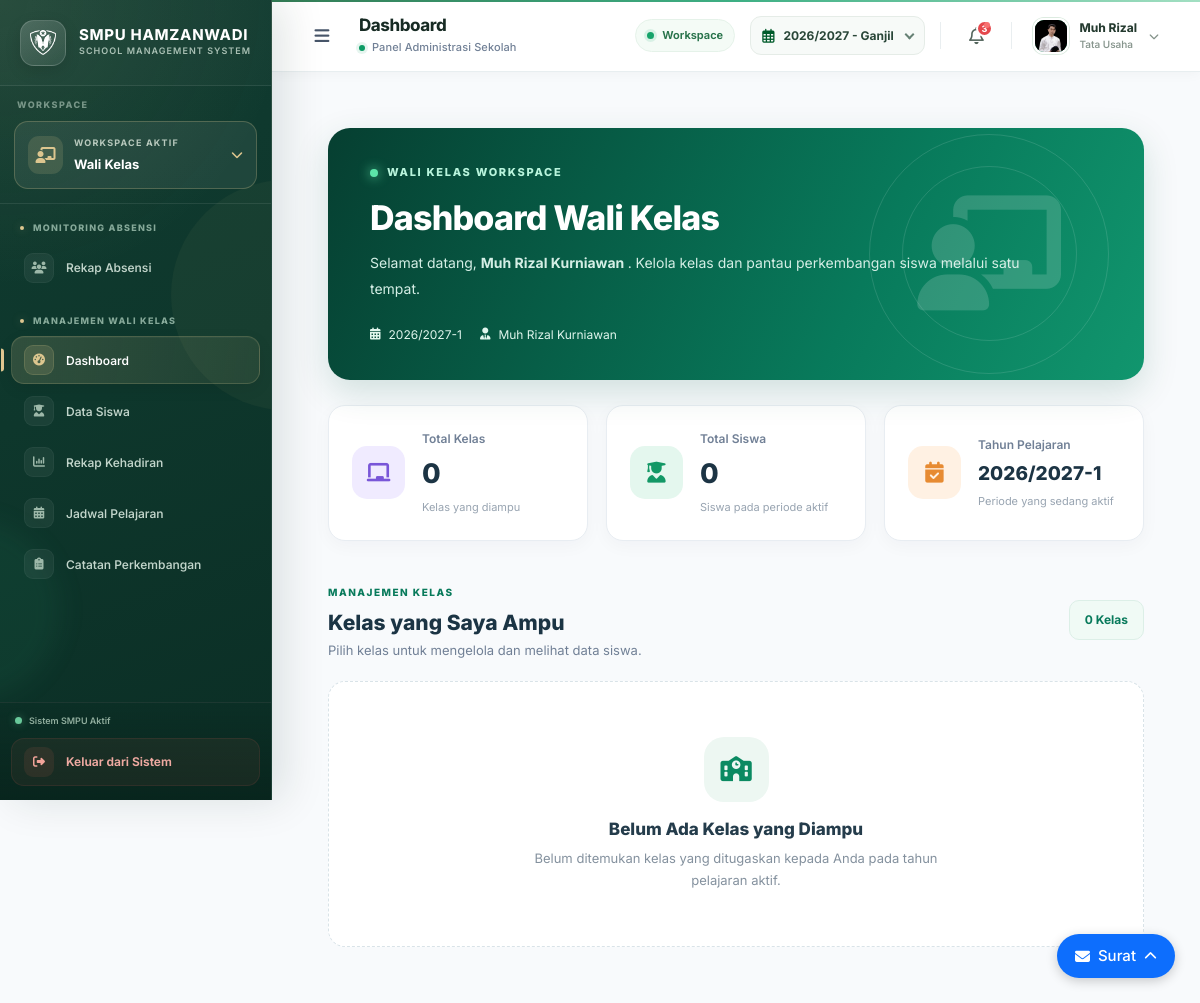
Screenshot of /wali-kelas/ (signed in) with the database file from the repository.
### models.py (models this page shows, shortened)
class Guru(db.Model):
    __tablename__ = 'guru'
    nip = db.Column(db.String(50), nullable=True)
    nik = db.Column(db.String(20), nullable=True)
    gelar_depan = db.Column(db.String(30), nullable=True)
    gelar_belakang = db.Column(db.String(50), nullable=True)
    pendidikan_terakhir = db.Column(db.String(10), nullable=True)
    status_pernikahan = db.Column(db.String(20), nullable=True)
    id = db.Column(db.String(6), primary_key=True, unique=True, nullable=False)
    nama = db.Column(db.String(100), nullable=False)
    jenis_kelamin = db.Column(db.String(20), nullable=False)
    tempat_lahir = db.Column(db.String(100))
    tanggal_lahir = db.Column(db.Date)
    jabatan = db.Column(db.String(50), nullable=False)
    tugas_tambahan = db.Column(db.Text)
    sertifikasi = db.Column(db.Boolean, default=False)
    status = db.Column(db.String(20), default='Aktif')
    no_hp = db.Column(db.String(20))
    email = db.Column(db.String(100), unique=True, nullable=True)
    alamat = db.Column(db.Text)
    dibuat_pada = db.Column(db.DateTime, default=datetime.utcnow)
    foto_profil = db.Column(db.String(255), nullable=True)
    akun = db.relationship('User', backref='guru', uselist=False)

class TahunPelajaran(db.Model):
    __tablename__ = 'tahun_pelajaran'
    id = db.Column(db.Integer, primary_key=True)
    kode = db.Column(db.String(20), unique=True, nullable=False)
    nama = db.Column(db.String(80), nullable=False)
    tahun_mulai = db.Column(db.Integer, nullable=False)
    tahun_selesai = db.Column(db.Integer, nullable=False)
    semester = db.Column(db.Integer, nullable=False)
    aktif = db.Column(db.Boolean, default=False)
    status_siklus = db.Column(
        db.String(30),
        nullable=False,
        default="persiapan",
        server_default="persiapan"
    )
    tanggal_mulai = db.Column(db.Date, nullable=False)
    tanggal_selesai = db.Column(db.Date, nullable=False)

### routes/sections/wali_kelas/dashboard_wali.py (the view, shortened to what this page needs)
@bp.route('/')
def index():
    if (
        not session.get('logged_in')
        or session.get('sistem_mode') != 'sekolah'
        or not session.get('user_id')
    ):
        return redirect(url_for('login.halaman_login'))
    user = db.session.get(User, session.get('user_id'))
    if not user:
        return redirect(url_for('login.halaman_login'))
    guru = db.session.get(Guru, user.guru_id)
    tahun_pelajaran = (
        TahunPelajaran.query
        .filter_by(aktif=True)
        .order_by(TahunPelajaran.id.desc())
        .first()
    )
    kode_tp = tahun_pelajaran.kode if tahun_pelajaran else None
    tahun_dasar = get_base_tahun(kode_tp)
    query_kelas = Kelas.query.filter(
        Kelas.wali_kelas_id == guru.id
    )
    if tahun_dasar:
        query_kelas = query_kelas.filter(
            Kelas.tahun_pelajaran == tahun_dasar
        )
    daftar_kelas = (
        query_kelas
        .order_by(Kelas.jenjang.asc(), Kelas.nama_kelas.asc())
        .all()
    )
    total_siswa = 0
    return render_template(
        'sections/wali_kelas/dashboard.html',
        active_page='dashboard_wali',
        halaman_aktif='wali_kelas',
        user=user,
        guru=guru,
        tahun_pelajaran=tahun_pelajaran,
        daftar_kelas=daftar_kelas,
        total_kelas=len(daftar_kelas),
        total_siswa=total_siswa,
        pesan=None
    )

### app.py (called while the page is built)
@app.before_request
def atur_domain_sesi():
    host = request.host.lower()
    if host.endswith('.smpuhamzanwadi.sch.id'):
        app.config['SESSION_COOKIE_DOMAIN'] = ".smpuhamzanwadi.sch.id"
    else:
        app.config['SESSION_COOKIE_DOMAIN'] = None
        app.config['SESSION_COOKIE_PATH'] = "/"
        app.config['SESSION_COOKIE_HTTPONLY'] = True
        app.config['SESSION_COOKIE_SAMESITE'] = 'Lax'
        app.config['SESSION_COOKIE_SECURE'] = False

def nama_singkat_dropdown(nama_lengkap):
    if not nama_lengkap:
        return "Pengguna"
    nama_lengkap = nama_lengkap.strip()
    gelar_depan = r"^(Dr\.|Drg\.|Prof\.|Ir\.|Sdr\.|H\.|K\.H\.|Alm\.|Almh\.|Drs\.|M\.|Bpk\.|Ibu\.|Ny\.|Tn\.)\s+"
    gelar = ""
    nama_murni = nama_lengkap
    cocok = re.match(gelar_depan, nama_lengkap)
    if cocok:
        gelar = cocok.group(0)
        nama_murni = nama_lengkap[cocok.end():]
    kata = nama_murni.split()
    if not kata:
        return gelar + "Pengguna"
    kata1 = kata[0].strip(".,")
    if len(kata1) >= 4:
        nama_terambil = kata[0]
    else:
        nama_terambil = " ".join(kata[:2])
    return f"{gelar}{nama_terambil}"

def ambil_inisial(nama, jumlah=2):
    if not nama or not nama.strip():
        return "US"  # ↓ INI PATOKAN UTAMA
    kata = nama.strip().split()
    inisial = ""
    if len(kata) >= 1:
        inisial += kata[0][0]
    if len(kata) >= 2 and jumlah >= 2:
        inisial += kata[-1][0]  # Ambil huruf depan nama belakang
    return inisial.upper()

@app.context_processor
def tambah_model_ke_template():
    return dict(TahunPelajaran=TahunPelajaran)

### routes/sections/wali_kelas/dashboard_wali.py (called while the page is built)
def get_base_tahun(kode_tp):
    if not kode_tp:
        return None
    return kode_tp.split('-')[0].strip()

### routes/umum.py (called while the page is built)
@umum_bp.before_app_request
def load_tahun_aktif():
    tahun_operasional = TahunPelajaran.query.filter_by(
        aktif=True
    ).first()
    g.tahun_pelajaran_aktif = (
        tahun_operasional.kode if tahun_operasional else ""
    )
    tahun_pilihan = session.get('tahun_pelajaran')
    if tahun_pilihan:
        tersedia = TahunPelajaran.query.filter_by(
            kode=tahun_pilihan
        ).first()
        if not tersedia:
            tahun_pilihan = None
            session.pop('tahun_pelajaran', None)
    g.tahun_pelajaran = (
        tahun_pilihan or g.tahun_pelajaran_aktif
    )

### templates/sections/wali_kelas/dashboard.html (shortened to what this page needs)
{% extends "layout.html" %}
{% block content %}
<div class="wk-dashboard">
    <section class="wk-hero">
        <div class="wk-hero-content">
            <div class="wk-eyebrow">
                <span class="wk-eyebrow-dot"></span>
                WALI KELAS WORKSPACE
            </div>
            <h1>Dashboard Wali Kelas</h1>
            <p>
                Selamat datang,
                <strong>
                    {{ guru.nama if guru else user.username }}
                </strong>.
                Kelola kelas dan pantau perkembangan siswa melalui satu tempat.
            </p>
            <div class="wk-hero-meta">
                <span>
                    <i class="fas fa-calendar-alt"></i>
                    {{ tahun_pelajaran.kode if tahun_pelajaran else 'Tahun pelajaran belum tersedia' }}
                </span>
                <span>
                    <i class="fas fa-user-tie"></i>
                    {{ guru.nama if guru else 'Data guru belum tersedia' }}
                </span>
            </div>
        </div>
        <div class="wk-hero-decoration">
            <div class="wk-decoration-circle wk-circle-one"></div>
            <div class="wk-decoration-circle wk-circle-two"></div>
            <i class="fas fa-chalkboard-teacher"></i>
        </div>
    </section>
    {% if pesan %}
        <div class="wk-alert">
            <i class="fas fa-info-circle"></i>
            <div>{{ pesan }}</div>
        </div>
    {% else %}
        <section class="wk-stats">
            <article class="wk-stat-card">
                <div class="wk-stat-icon purple">
                    <i class="fas fa-chalkboard"></i>
                </div>
                <div class="wk-stat-info">
                    <span>Total Kelas</span>
                    <strong>{{ total_kelas }}</strong>
                    <small>Kelas yang diampu</small>
                </div>
            </article>
            <article class="wk-stat-card">
                <div class="wk-stat-icon green">
                    <i class="fas fa-user-graduate"></i>
                </div>
                <div class="wk-stat-info">
                    <span>Total Siswa</span>
                    <strong>{{ total_siswa }}</strong>
                    <small>Siswa pada periode aktif</small>
                </div>
            </article>
            <article class="wk-stat-card">
                <div class="wk-stat-icon orange">
                    <i class="fas fa-calendar-check"></i>
                </div>
                <div class="wk-stat-info">
                    <span>Tahun Pelajaran</span>
                    <strong class="wk-stat-year">
                        {{ tahun_pelajaran.kode if tahun_pelajaran else '-' }}
                    </strong>
                    <small>Periode yang sedang aktif</small>
                </div>
            </article>
        </section>
        <section class="wk-section">
            <div class="wk-section-heading">
                <div>
                    <span class="wk-section-label">MANAJEMEN KELAS</span>
                    <h2>Kelas yang Saya Ampu</h2>
                    <p>Pilih kelas untuk mengelola dan melihat data siswa.</p>
                </div>
                <div class="wk-class-count">
                    {{ total_kelas }} Kelas
                </div>
            </div>
            {% if daftar_kelas %}
                <div class="wk-class-grid">
                    {% for kelas in daftar_kelas %}
                        <article class="wk-class-card">
                            <div class="wk-class-top">
                                <div class="wk-class-icon">
                                    <i class="fas fa-users"></i>
                                </div>
                                <span class="wk-class-status">
                                    <span></span> Aktif
                                </span>
                            </div>
                            <div class="wk-class-info">
                                <span class="wk-class-grade">
                                    KELAS {{ kelas.jenjang }}
                                </span>
                                <h3>{{ kelas.nama_kelas }}</h3>
                                <p>
                                    <i class="fas fa-user-graduate"></i>
                                    {{ kelas.jumlah_siswa_periode }} siswa terdaftar
                                </p>
                            </div>
                            <div class="wk-class-footer">
                                <span>Kelola kelas</span>
                                <i class="fas fa-arrow-right"></i>
                            </div>
                        </article>
                    {% endfor %}
                </div>
            {% else %}
                <div class="wk-empty">
                    <div class="wk-empty-icon">
                        <i class="fas fa-school"></i>
                    </div>
                    <h3>Belum Ada Kelas yang Diampu</h3>
                    <p>
                        Belum ditemukan kelas yang ditugaskan kepada Anda
                        pada tahun pelajaran aktif.
                    </p>
                </div>
            {% endif %}
        </section>
    {% endif %}
</div>
{% endblock %}

### templates/components/header.html (shortened to what this page needs)
<header class="header" id="adminHeader">
  <div class="header-left">
    <button
      type="button"
      class="toggle-sidebar"
      id="toggleSidebar"
      aria-label="Buka atau tutup sidebar"
      title="Menu navigasi"
    >
      <i class="fas fa-bars"></i>
    </button>
    <div class="header-heading">
      <h2 class="page-title">Dashboard</h2>
      <div class="page-subtitle">
        <span class="subtitle-dot"></span>
        <span>Panel Administrasi Sekolah</span>
      </div>
    </div>
  </div>
  <div class="header-right">
    <div class="system-status" title="Status tampilan sistem">
      <span class="system-status-dot"></span>
      <span>Workspace</span>
    </div>
    {% if g.sistem_mode != 'absensi' %}
    <div class="tahun-pemilih">
      <form action="{{ url_for('umum.ganti_tahun') }}" method="POST">
        <div class="academic-select-wrap">
          <span class="academic-icon">
            <i class="far fa-calendar-alt"></i>
          </span>
          <div class="custom-select">
          </div>
        </div>
      </form>
    </div>
    {% endif %}
    <button
      type="button"
      class="notification-btn"
      aria-label="Notifikasi"
      title="Notifikasi"
    >
      <i class="far fa-bell"></i>
      <span class="notification-badge">3</span>
    </button>
    <div class="user-profile" id="userProfileBtn">
      {% set nama_pengguna = session.get('user_name') or session.get('absensi_user_name', 'Pengguna') %}
      {% set foto = session.get('foto_profil') %}
      <button
        type="button"
        class="user-profile-trigger"
        id="userProfileTrigger"
        aria-label="Buka menu profil pengguna"
        aria-expanded="false"
        aria-controls="userDropdown"
      >
        <div class="user-avatar">
          {% if foto %}
            <img
              src="{{ url_for('tampilkan_foto_profil', filename=foto) }}"
              alt="Foto Profil"
              onerror="this.style.display='none'; this.parentElement.classList.add('avatar-fallback');"
            >
          {% else %}
            {{ nama_pengguna | inisial_avatar }}
          {% endif %}
        </div>
        <div class="user-info">
          <div class="user-name">
            {{ nama_pengguna | nama_singkat_dropdown }}
          </div>
          <div class="user-role">
            {% set aktif = session.get('halaman_aktif') | default('utama') %}
            {% if aktif == 'absensi' %}
              Guru
            {% elif aktif == 'bendahara' %}
              Bendahara
            {% elif aktif == 'admin_sistem' %}
              Admin Sistem
            {% elif aktif == 'wali_kelas' %}
              Wali Kelas
            {% elif aktif == 'waka_kurikulum' %}
              Waka Kurikulum
            {% elif aktif == 'waka_kesiswaan' %}
              Waka Kesiswaan
            {% elif aktif == 'pembina_ekskul' %}
              Pembina Ekstrakurikuler
            {% else %}
              {{ session.get('jabatan') or session.get('role', 'Pengguna Sistem') }}
            {% endif %}
          </div>
        </div>
        <i class="fas fa-chevron-down profile-chevron"></i>
      </button>
    </div>
  </div>
</header>

### static/css/global.css (style rules this page uses)
* { margin: 0; padding: 0; box-sizing: border-box; }
body { font-family: 'Inter', 'Open Sans', -apple-system, BlinkMacSystemFont, 'Segoe UI', Roboto, Arial, sans-serif; font-size: 15px; font-weight: 400; line-height: 1.6; color: #1e293b; background-color: #f8fafc; -webkit-font-smoothing: antialiased; -moz-osx-font-smoothing: grayscale; }
h2 { font-size: 1.75rem; }
h3 { font-size: 1.25rem; }
p { color:#778bab; }
table, th, td, button, input, select, .badge, .btn { font-family: 'Inter', 'Open Sans', sans-serif; font-size: 0.9rem; }

### static/css/sidebar.css (style rules this page uses)
:root { --sidebar-width: 272px; --sb-bg: #103b30; --sb-bg-deep: #0b2e25; --sb-primary: #1d805b; --sb-gold: #ddc68f; --sb-text: #f4f8f4; --sb-muted: #a9c0b4; --sb-dim: #789688; --sb-border: rgba(255,255,255,.085); --sb-hover: rgba(255,255,255,.075); --sb-radius: 13px; }

### static/css/custom-select.css (style rules this page uses)
.custom-select { position: relative; width: 100%; font-size: 0.9rem; font-family: inherit; }

### static/css/spa_loading.css (style rules this page uses)
:root { --spa-sidebar-width: 272px; --spa-header-height: 72px; --spa-emerald-dark: #022c22; --spa-emerald: #059669; --spa-emerald-light: #34d399; --spa-content-left: 272px; }

### static/css/surat.css (style rules this page uses)
p { color: #000000; margin: 0 }

### rows the page displays
Guru: foto_profil (picture), nama "Muh Rizal Kurniawan"
TahunPelajaran: kode "2026/2027-1"

### other values shown
{{ nama_pengguna | nama_singkat_dropdown }} "Muh Rizal"
{{ session.get('jabatan') or session.get('role', 'Pengguna Sistem') }} "Tata Usaha"
{{ total_kelas }} "0"
{{ total_siswa }} "0"
